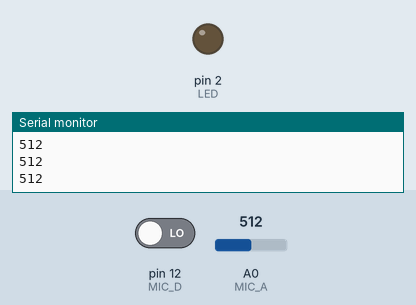
Simulated run of this sketch. Board: Arduino Uno, built with avr-gcc and run on an emulated ATmega328P. On the bench: output pins drawn as LEDs (lit = HIGH), the last lines printed to the serial monitor. The inputs (shaded band) are chosen by the test bench; at power-on: pin 12 (MIC_D) LOW, A0 (MIC_A) = 512.

Above: at 1.4 s.
1.5 s: pin 12 (MIC_D) driven HIGH
At 2.9 s:
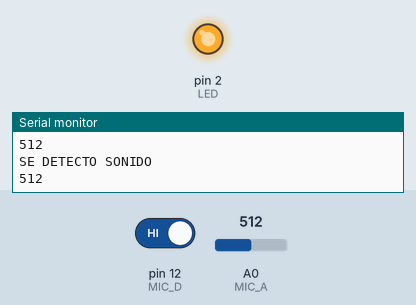
3.2 s: pin 12 (MIC_D) driven LOW
At 4.4 s:
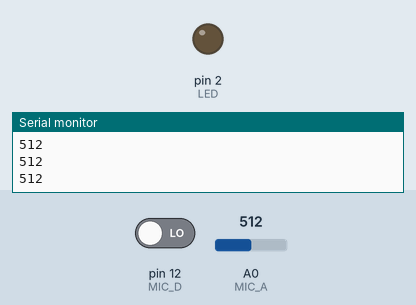
Timing chart, 0 to 6.2 s (numbered marks = the images above; inputs shaded):
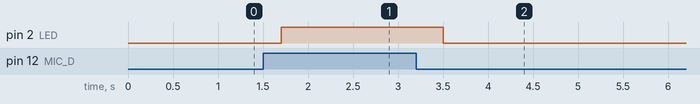

Measured:
- after the input at 1.5 s, pin 2 (LED): LOW → HIGH after 0.20 s
- after the input at 3.2 s, pin 2 (LED): HIGH → LOW after 0.30 s

The sketch:

Practica_11.ino
```cpp
int MIC_D = 12;
int MIC_A = 0;
int LED = 2;
int VALOR;
bool SONIDO;

void setup() {
  Serial.begin(9600);
  pinMode(MIC_D, INPUT);
  pinMode(MIC_A, INPUT);
  pinMode(LED, OUTPUT);
}

void loop() {
  VALOR = analogRead(MIC_A);
  Serial.println(VALOR);
  delay(500);

  SONIDO = digitalRead(MIC_D);

  if (SONIDO == HIGH) {
    Serial.println("SE DETECTO SONIDO");
    digitalWrite(LED, HIGH);
    delay(100);
  } else {
    digitalWrite(LED, LOW);
    delay(100);
  }
}
```
